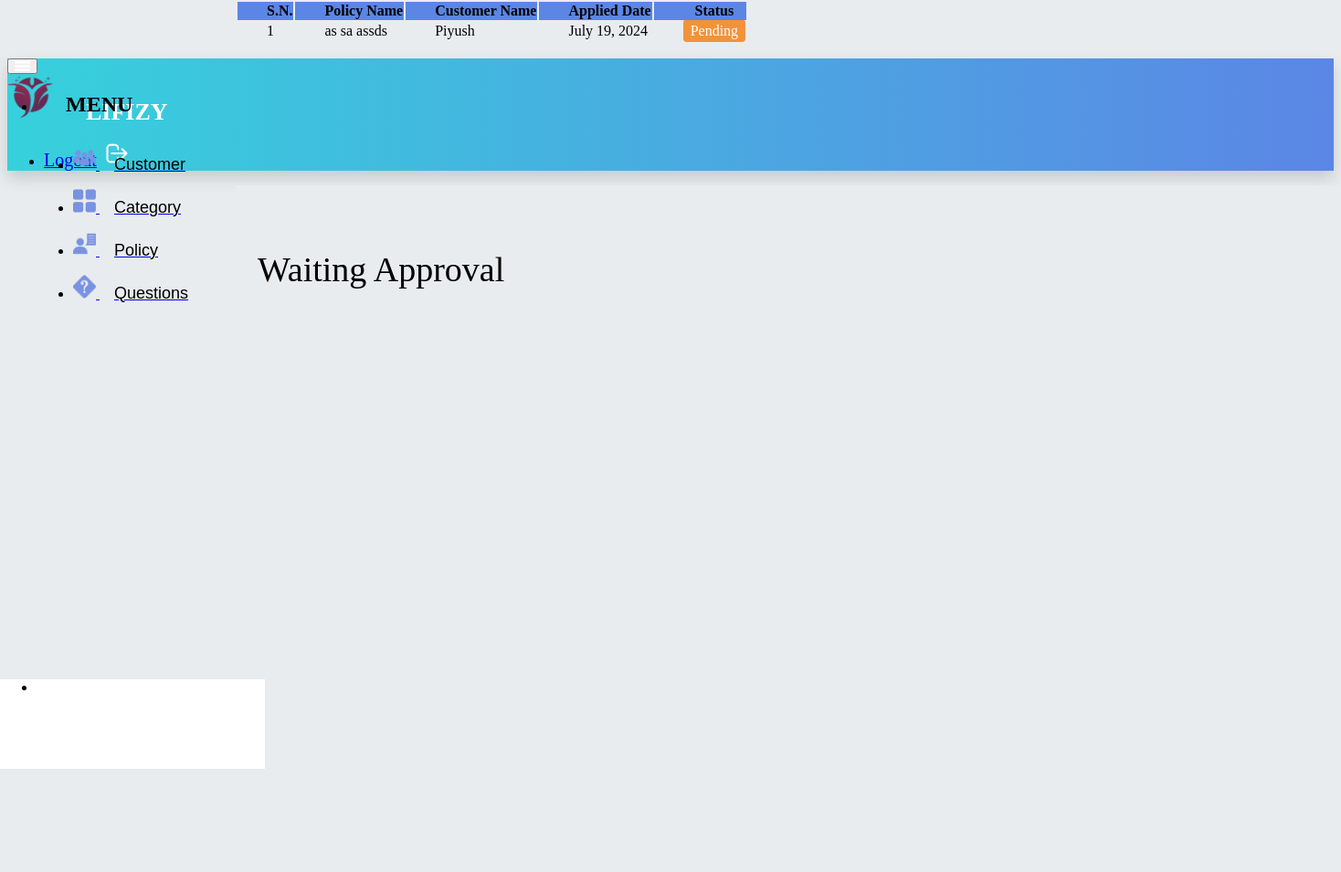
The app's page /admin-view-waiting-policy-holder (signed in) with its own data.
### insurance/models.py (models this page shows, shortened)
class PolicyRecord(models.Model):
    customer = models.ForeignKey(Customer, on_delete=models.CASCADE)
    Policy = models.ForeignKey(Policy, on_delete=models.CASCADE)
    status = models.CharField(max_length=100, default='Pending')
    creation_date = models.DateField(auto_now=True)

class Policy(models.Model):
    category = models.ForeignKey('Category', on_delete=models.CASCADE)
    policy_name = models.CharField(max_length=200)
    sum_assurance = models.PositiveIntegerField()
    premium = models.PositiveIntegerField()
    tenure = models.PositiveIntegerField()
    creation_date = models.DateField(auto_now=True)
    def __str__(self):
        return self.policy_name

### customer/models.py (models this page shows, shortened)
class Customer(models.Model):
    user = models.OneToOneField(User, on_delete=models.CASCADE)
    profile_pic = models.ImageField(upload_to='profile_pic/Customer/', null=True, blank=True)
    address = models.CharField(max_length=40)
    mobile = models.CharField(max_length=20, null=False)
    def __str__(self):
        return self.user.first_name

### insurance/views.py (the view)
# urls.py: path('admin-view-waiting-policy-holder', views.admin_view_waiting_policy_holder_view,
@login_required(login_url='adminlogin')
def admin_view_waiting_policy_holder_view(request):
    policyrecords = models.PolicyRecord.objects.all().filter(status='Pending')
    return render(request, 'insurance/admin_view_waiting_policy_holder.html', {'policyrecords': policyrecords})

### templates/insurance/admin_view_waiting_policy_holder.html (shortened to what this page needs)
{% extends 'insurance/adminbase.html' %}
{% load static %}
{% block content %}
    <div class="wrapper">
        <div class="heading-section">
            <p class="mb-0 text-dark heading-text">Waiting Approval</p>
        </div>
        <div class="card shadow border-0 mb-7 m-4 main-card">
            <div class="scrollable">
                <div class="table-responsive">
                    <table class="table table-hover table-nowrap table-striped position-relative">
                        <thead class="main-header" style="position: sticky; top: 0; z-index: 1000">
                        <tr>
                            <th scope="col" class="text-white pl-6">S.N.</th>
                            <th scope="col" class="text-white pl-6">Policy Name</th>
                            <th scope="col" class="text-white">Customer Name</th>
                            <th scope="col" class="text-white">Applied Date</th>
                            <th scope="col" class="text-white">Status</th>
                        </tr>
                        </thead>
                        <tbody>
                        {% for t in policyrecords %}
                            <tr>
                                <td> {{ forloop.counter }}</td>
                                <td> {{ t.Policy }}</td>
                                <td> {{ t.customer }}</td>
                                <td>{{ t.creation_date }}</td>
                                <td>
                                    <span class="{% if t.status == 'Pending' %}status-orange{% endif %}">
                                        {{ t.status }}
                                    </span>
                                </td>
                            </tr>
                        {% endfor %}
                        </tbody>
                    </table>
                </div>
            </div>
        </div>
    </div>
{% endblock %}

### templates/insurance/adminbase.html (style rules this page uses)
html { position: relative; min-height: 100%; background-color: #e9ecef; }
body { overflow-x: hidden; }
body.fixed-nav { padding-top: 56px; }

### templates/insurance/admin_view_waiting_policy_holder.html (style rules this page uses)
.table-responsive { overflow: visible !important; }
.main-header { background: rgba(91, 134, 229, 1); }
.table th { padding-left: 2rem; }
.table td { padding-left: 2rem; }
.heading-text { font-size: 38px; }
.heading-section { display: flex; margin: 2rem 1.5rem 0.5rem; justify-content: space-between; }
.main-card { flex-grow: 1; }
.wrapper { display: flex; flex-direction: column; height: 100%; width: 100%; }
.scrollable { position: absolute; top: 0; width: 100%; height: 100%; overflow: auto; }
.status-orange { background-color: #f29339; color: white; padding: 4px 8px; border-radius: 4px; text-align: center; }

### records on screen
PolicyRecord: Policy "as sa assds", customer "Piyush", creation_date "July 19, 2024", status "Pending"
